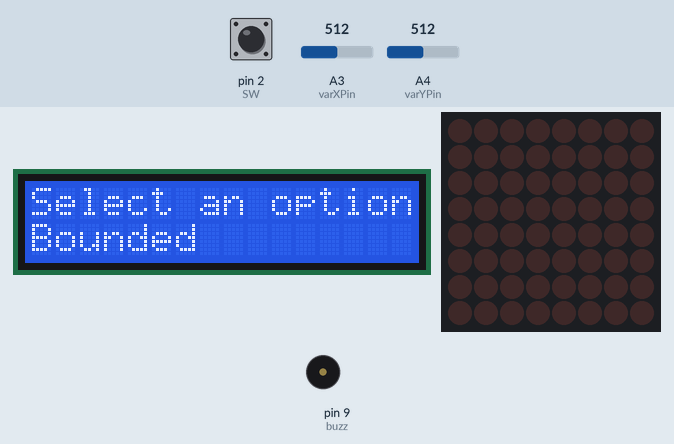
This sketch was run on a simulated Arduino Uno, built with avr-gcc and run on an emulated ATmega328P. Parts: 16×2 character LCD, 8×8 LED matrix, buzzer (waves = sounding, pin HIGH). Inputs (shaded band) come from the test bench; at power-on: pin 2 (SW) HIGH, A4 (varYPin) = 512, A3 (varXPin) = 512. Random numbers use the default seed unless the sketch sets one.

Above: at 1.2 s.
1.3 s: pin 2 (SW) pulled LOW for 0.15 s
At 1.47 s:
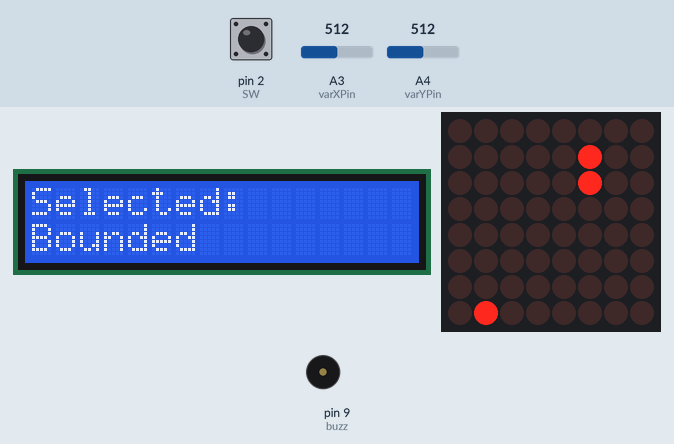
3.4 s: A4 (varYPin) set to 592
6.4 s: A4 (varYPin) set to 618
At 6.7 s:
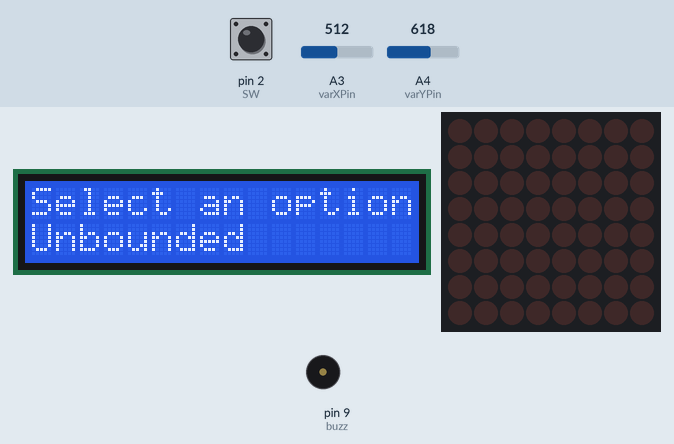
7.9 s: pin 2 (SW) pulled LOW for 1 s
At 8.41 s:
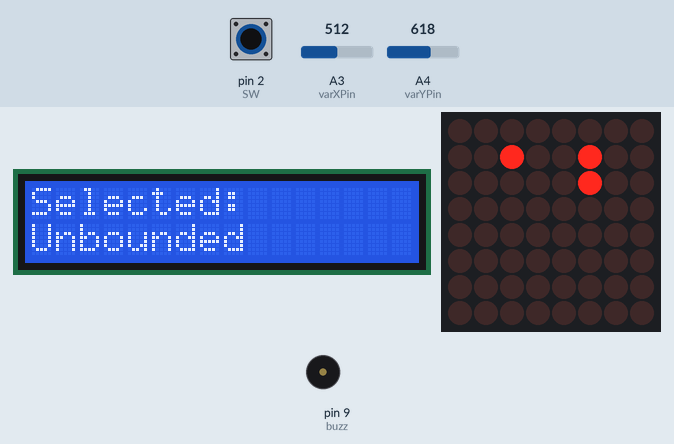
10.4 s: A3 (varXPin) set to 909
13.4 s: A3 (varXPin) set to 928
At 13.75 s:
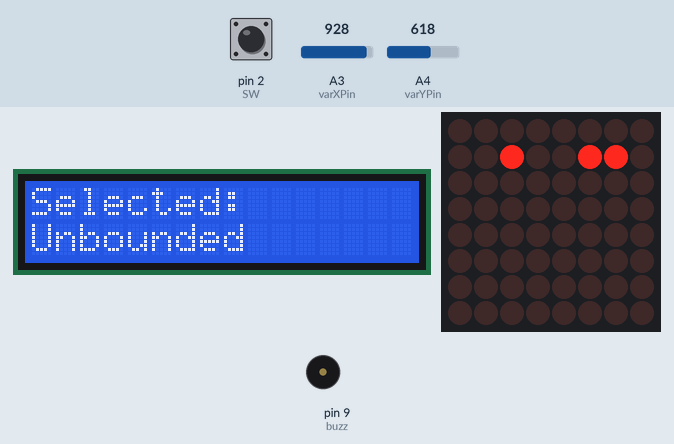
Timing chart, 0 to 16.4 s (numbered marks = the images above; inputs shaded):
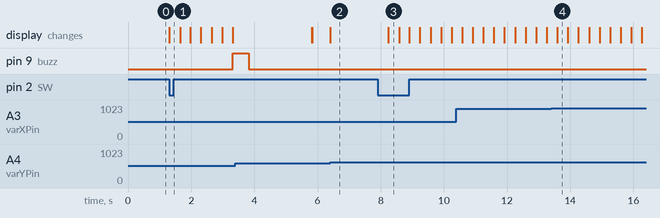

The sketch:

SnakeGame.ino
```cpp
#include <LedControl.h>
#include <LiquidCrystal.h>

// Initialize the library with the numbers of the interface pins
LiquidCrystal lcd(7, 8, 6, 5, 4, 3);

// const int userInput = 0;
// const int selectedGame = 1;

#define userSetup 0
#define startGame 1
#define userInput 2


// Menu options
const char* options[] = { "Bounded", "Unbounded" };
int optionIndex = 0;
const int numOptions = sizeof(options) / sizeof(options[0]);


//Define The Snake as a Struct
typedef struct Snake Snake;
struct Snake {
  int head[2];      // the (row, column) of the snake head
  int body[40][2];  //An array that contains the (row, column) coordinates
  int len;          //The length of the snake
  int dir[2];       //A direction to move the snake along
};

//Define The Apple as a Struct
typedef struct Apple Apple;
struct Apple {
  int rPos;  //The row index of the apple
  int cPos;  //The column index of the apple
};


//MAX72XX led Matrix
const int DIN = 12;
const int CS = 11;
const int CLK = 10;
LedControl lc = LedControl(DIN, CLK, CS, 1);


// Joystick
const int varXPin = A3;  //X Value  from Joystick
const int varYPin = A4;  //Y Value from Joystick
const int SW = 2;        //Switch Pushbutton from Joystick

// Variables to store joystick values
int xValue = 0;
int yValue = 0;
int buttonState = 1;

byte pic[8] = { 0, 0, 0, 0, 0, 0, 0, 0 };  //The 8 rows of the LED 8x8 Matrix

Snake snake = { { 1, 5 }, { { 0, 5 }, { 1, 5 } }, 2, { 1, 0 } };  //Initialize a snake object
Apple apple = { (int)random(0, 8), (int)random(0, 8) };           //Initialize an apple object in a random place in the game

//Variables To Handle The Game Time
float oldTime = 0;
float timer = 0;
float updateRate = 3;

// Buzzer
const int buzz = 9;

int i, j;  //Counters
void setup() {
  /*
  The MAX72XX is in power-saving mode on startup,
  we have to do a wakeup call
  */
  Serial.begin(9600);
  lc.shutdown(0, false);
  // Set the brightness to a medium values
  lc.setIntensity(0, 8);
  // Clear the display
  lc.clearDisplay(0);

  //Set Joystick Pins as INPUTs
  pinMode(varXPin, INPUT);
  pinMode(varYPin, INPUT);

  lcd.begin(16, 2);           // LCD's columns and rows
  pinMode(SW, INPUT_PULLUP);  // Use internal pull-up resistor

  pinMode(buzz, OUTPUT);      // Buzzer as output
}

int state = 0;
bool isBounded = false;

void loop() {
  // put your main code here, to run repeatedly:

  xValue = analogRead(varXPin);
  yValue = analogRead(varYPin);
  buttonState = digitalRead(SW);

  switch (state) {
    case userSetup:  //User Setup

      lcd.setCursor(0, 0);
      lcd.print("Select an option:");
      updateDisplay();
      state = userInput;
      break;
    case userInput:
      if (yValue < 400) {  // Joystick moved up
        optionIndex = 0;   // Select "Bounded"
        updateDisplay();
        delay(200);  // Debounce delay
      }
      if (yValue > 600) {  // Joystick moved down
        optionIndex = 1;   // Select "Unbounded"
        updateDisplay();
        delay(200);  // Debounce delay
      }
      if (buttonState == LOW) {  // Joystick button pressed
        lcd.clear();
        lcd.setCursor(0, 0);
        lcd.print("Selected:");
        lcd.setCursor(0, 1);
        lcd.print(options[optionIndex]);
        if (options[optionIndex] == "Bounded") {
          isBounded = true;
        } else if (options[optionIndex] == "Unbounded") {
          isBounded = false;
        }
        state = startGame;
        break;

        case startGame:  //Game started

          if (isBounded) {
            bounded();
          } else {
            unbounded();
          }
          break;
      }
  }
}

void bounded() {
  float deltaTime = calculateDeltaTime();
  timer += deltaTime;

  //Check For Inputs
  int xVal = analogRead(varXPin);
  int yVal = analogRead(varYPin);


  if (xVal < 100 && snake.dir[1] == 0) {
    snake.dir[0] = 0;
    snake.dir[1] = -1;
    //Left(Movement)
  } else if (xVal > 920 && snake.dir[1] == 0) {
    snake.dir[0] = 0;
    snake.dir[1] = 1;
    //Right Direction
  } else if (yVal < 100 && snake.dir[0] == 0) {
    snake.dir[0] = -1;
    snake.dir[1] = 0;
  }
  //Up Direction
  else if (yVal < 100 && snake.dir[0] == 0) {
    snake.dir[0] = -1;
    snake.dir[1] = 0;
    //Downard Direction

  } else if (yVal > 920 && snake.dir[0] == 0) {
    snake.dir[0] = 1;
    snake.dir[1] = 0;
  }

  //Update
  if (timer > 1000 / updateRate) {
    timer = 0;
    boundedUpdate();
  }

  //Render
  Render();
}

void unbounded() {
  float deltaTime = calculateDeltaTime();
  timer += deltaTime;

  //Check For Inputs
  int xVal = analogRead(varXPin);
  int yVal = analogRead(varYPin);

  if (xVal < 100 && snake.dir[1] == 0) {
    snake.dir[0] = 0;
    snake.dir[1] = -1;
    //Left(Movement)
  } else if (xVal > 920 && snake.dir[1] == 0) {
    snake.dir[0] = 0;
    snake.dir[1] = 1;
    //Right Direction
  } else if (yVal < 100 && snake.dir[0] == 0) {
    snake.dir[0] = -1;
    snake.dir[1] = 0;
  }
  //Up Direction
  else if (yVal < 100 && snake.dir[0] == 0) {
    snake.dir[0] = -1;
    snake.dir[1] = 0;
    //Downard Direction

  } else if (yVal > 920 && snake.dir[0] == 0) {
    snake.dir[0] = 1;
    snake.dir[1] = 0;
  }

  //Update
  if (timer > 1000 / updateRate) {
    timer = 0;
    unBoundedUpdate();
  }

  //Render
  Render();
}

float calculateDeltaTime() {
  float currentTime = millis();
  float dt = currentTime - oldTime;
  oldTime = currentTime;
  return dt;
}

void reset() {
  for (int j = 0; j < 8; j++) {
    pic[j] = 0;
  }
}

void displayX() {
  //Displayx X sign if the snake clashes
  byte xPattern[8] = {
    0b10000001,
    0b01000010,
    0b00100100,
    0b00011000,
    0b00100100,
    0b01000010,
    0b10000001
  };

  for (int i = 0; i < 8; i++) {
    lc.setRow(0, i, xPattern[i]);
  }
  lcd.clear();
  lcd.print("Game Over!");
  buzzerr();
  delay(2000);  // Show selection for a second
  lcd.clear();
  state = 0;

}


void Render() {

  for (i = 0; i < 8; i++) {
    lc.setRow(0, i, pic[i]);
  }
}

void removeFirst() {
  for (j = 1; j < snake.len; j++) {
    snake.body[j - 1][0] = snake.body[j][0];
    snake.body[j - 1][1] = snake.body[j][1];
  }
}

// This is for the 16x2 LCD to update the screen
void updateDisplay() {
  lcd.setCursor(0, 1);
  lcd.print("                ");  // Clear previous option
  lcd.setCursor(0, 1);
  lcd.print(options[optionIndex]);
}

void unBoundedUpdate() {
  reset();  //Reset (Clear) the 8x8 LED matrix

  int newHead[2] = { snake.head[0] + snake.dir[0], snake.head[1] + snake.dir[1] };

  //Handle Borders
  if (newHead[0] == 8) {
    newHead[0] = 0;
  } else if (newHead[0] == -1) {
    newHead[0] = 7;
  }
  if (newHead[1] == 8) {
    newHead[1] = 0;
  } else if (newHead[1] == -1) {
    newHead[1] = 7;
  }

  //Check If The Snake hits itself
  for (j = 0; j < snake.len; j++) {
    if (snake.body[j][0] == newHead[0] && snake.body[j][1] == newHead[1]) {
      //Pause the game for 1 sec then Reset it
      displayX();
      // buzzerr();
      snake = { { 1, 5 }, { { 0, 5 }, { 1, 5 } }, 2, { 1, 0 } };  //Reinitialize the snake object
      apple = { (int)random(0, 8), (int)random(0, 8) };           //Reinitialize an apple object
      return;
    }
  }

  //Check if The snake ate the apple
  if (newHead[0] == apple.rPos && newHead[1] == apple.cPos) {
    snake.len = snake.len + 1;
    apple.rPos = (int)random(0, 8);
    apple.cPos = (int)random(0, 8);
  } else {
    removeFirst();  //Shifting the array to the left
  }

  snake.body[snake.len - 1][0] = newHead[0];
  snake.body[snake.len - 1][1] = newHead[1];

  snake.head[0] = newHead[0];
  snake.head[1] = newHead[1];

  //Update the pic Array to Display(snake and apple)
  for (j = 0; j < snake.len; j++) {
    pic[snake.body[j][0]] |= 128 >> snake.body[j][1];
  }
  pic[apple.rPos] |= 128 >> apple.cPos;
}

void boundedUpdate() {
  reset();  //Reset (Clear) the 8x8 LED matrix

  int newHead[2] = { snake.head[0] + snake.dir[0], snake.head[1] + snake.dir[1] };

  // Handle Borders if Bounded
  if (newHead[0] == 8 || newHead[0] == -1 || newHead[1] == 8 || newHead[1] == -1) {
    //Pause the game for 1 sec then Reset it
    displayX();
    // buzzerr();
    snake = { { 1, 5 }, { { 0, 5 }, { 1, 5 } }, 2, { 1, 0 } };  //Reinitialize the snake object
    apple = { (int)random(0, 8), (int)random(0, 8) };           //Reinitialize an apple object
    return;
  }

  //Check If The Snake hits itself
  for (j = 0; j < snake.len; j++) {
    if (snake.body[j][0] == newHead[0] && snake.body[j][1] == newHead[1]) {
      //Pause the game for 1 sec then Reset it
      displayX();
      // buzzerr();
      snake = { { 1, 5 }, { { 0, 5 }, { 1, 5 } }, 2, { 1, 0 } };  //Reinitialize the snake object
      apple = { (int)random(0, 8), (int)random(0, 8) };           //Reinitialize an apple object
      return;
    }
  }

  //Check if The snake ate the apple
  if (newHead[0] == apple.rPos && newHead[1] == apple.cPos) {
    snake.len = snake.len + 1;
    apple.rPos = (int)random(0, 8);
    apple.cPos = (int)random(0, 8);
  } else {
    removeFirst();  //Shifting the array to the left
  }

  snake.body[snake.len - 1][0] = newHead[0];
  snake.body[snake.len - 1][1] = newHead[1];

  snake.head[0] = newHead[0];
  snake.head[1] = newHead[1];

  //Update the pic Array to Display(snake and apple)
  for (j = 0; j < snake.len; j++) {
    pic[snake.body[j][0]] |= 128 >> snake.body[j][1];
  }
  pic[apple.rPos] |= 128 >> apple.cPos;
}

void buzzerr() {
  digitalWrite(buzz, HIGH);
  delay(500);
  digitalWrite(buzz, LOW);
}
```

Measured:
- the behaviour switches between 600 and 601 on A4 (varYPin) (found by bisection; images 1 and 2)
- the behaviour switches between 920 and 921 on A3 (varXPin) (found by bisection; images 3 and 4)
- after the input at 1.3 s, pin 9 (buzz): LOW → HIGH after 2.0 s; the display: first changes at once (image 1 shows a later state)
- after the input at 6.4 s, the display: changes at once (image 2)
- after the input at 7.9 s, the display: first changes after 0.34 s (image 3 shows a later state)
